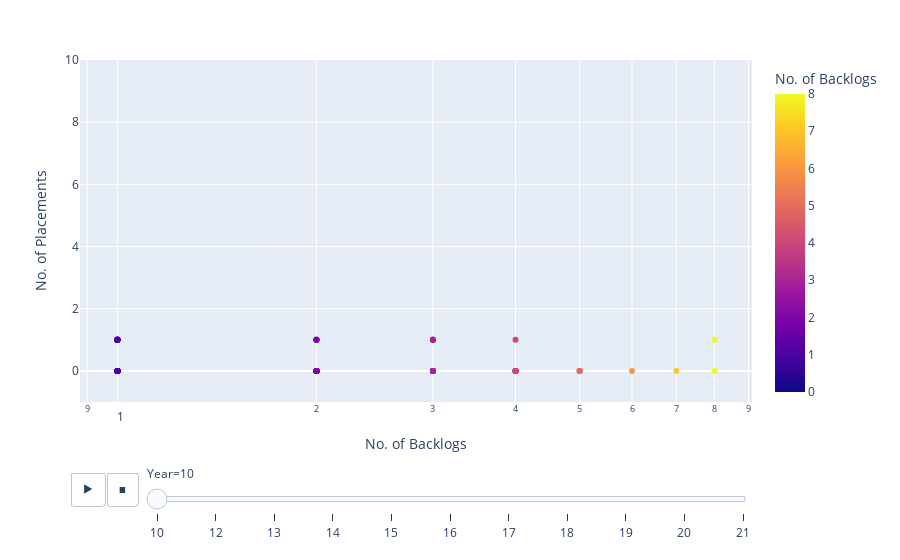

The code cell stored with this chart in its notebook:
### Code cell
#relationship is non-linear so we do log transform
px.scatter(df,x='No. of Backlogs',y='No. of Placements',
           animation_frame='Year',range_y=[-1,10]
           ,log_x=True,color='No. of Backlogs')

### Figure 1 — Plotly figure (JSON) as saved in the notebook; plotly's stock layout.template omitted (floating-point values rounded to 4 significant figures; data arrays with more than 128 entries replaced by an {"elided": "..."} marker saying what was removed)
{"data": [{"hovertemplate": "Year=10<br>No. of Backlogs=%{marker.color}<br>No. of Placements=%{y}<extra></extra>", "legendgroup": "", "marker": {"color": {"elided": "662 int values"}, "coloraxis": "coloraxis", "symbol": "circle"}, "mode": "markers", "name": "", "orientation": "v", "showlegend": false, "type": "scatter", "x": {"elided": "662 int values"}, "xaxis": "x", "y": {"elided": "662 int values"}, "yaxis": "y"}], "layout": {"coloraxis": {"colorbar": {"title": {"text": "No. of Backlogs"}}, "colorscale": [[0, "#0d0887"], [0.1111, "#46039f"], [0.2222, "#7201a8"], [0.3333, "#9c179e"], [0.4444, "#bd3786"], [0.5556, "#d8576b"], [0.6667, "#ed7953"], [0.7778, "#fb9f3a"], [0.8889, "#fdca26"], [1, "#f0f921"]]}, "legend": {"tracegroupgap": 0}, "margin": {"t": 60}, "sliders": [{"active": 0, "currentvalue": {"prefix": "Year="}, "len": 0.9, "pad": {"b": 10, "t": 60}, "steps": [{"args": [["10"], {"frame": {"duration": 0, "redraw": false}, "fromcurrent": true, "mode": "immediate", "transition": {"duration": 0, "easing": "linear"}}], "label": "10", "method": "animate"}, {"args": [["12"], {"frame": {"duration": 0, "redraw": false}, "fromcurrent": true, "mode": "immediate", "transition": {"duration": 0, "easing": "linear"}}], "label": "12", "method": "animate"}, {"args": [["13"], {"frame": {"duration": 0, "redraw": false}, "fromcurrent": true, "mode": "immediate", "transition": {"duration": 0, "easing": "linear"}}], "label": "13", "method": "animate"}, {"args": [["14"], {"frame": {"duration": 0, "redraw": false}, "fromcurrent": true, "mode": "immediate", "transition": {"duration": 0, "easing": "linear"}}], "label": "14", "method": "animate"}, {"args": [["15"], {"frame": {"duration": 0, "redraw": false}, "fromcurrent": true, "mode": "immediate", "transition": {"duration": 0, "easing": "linear"}}], "label": "15", "method": "animate"}, {"args": [["16"], {"frame": {"duration": 0, "redraw": false}, "fromcurrent": true, "mode": "immediate", "transition": {"duration": 0, "easing": "linear"}}], "label": "16", "method": "animate"}, {"args": [["17"], {"frame": {"duration": 0, "redraw": false}, "fromcurrent": true, "mode": "immediate", "transition": {"duration": 0, "easing": "linear"}}], "label": "17", "method": "animate"}, {"args": [["18"], {"frame": {"duration": 0, "redraw": false}, "fromcurrent": true, "mode": "immediate", "transition": {"duration": 0, "easing": "linear"}}], "label": "18", "method": "animate"}, {"args": [["19"], {"frame": {"duration": 0, "redraw": false}, "fromcurrent": true, "mode": "immediate", "transition": {"duration": 0, "easing": "linear"}}], "label": "19", "method": "animate"}, {"args": [["20"], {"frame": {"duration": 0, "redraw": false}, "fromcurrent": true, "mode": "immediate", "transition": {"duration": 0, "easing": "linear"}}], "label": "20", "method": "animate"}, {"args": [["21"], {"frame": {"duration": 0, "redraw": false}, "fromcurrent": true, "mode": "immediate", "transition": {"duration": 0, "easing": "linear"}}], "label": "21", "method": "animate"}], "x": 0.1, "xanchor": "left", "y": 0, "yanchor": "top"}], "updatemenus": [{"buttons": [{"args": [null, {"frame": {"duration": 500, "redraw": false}, "fromcurrent": true, "mode": "immediate", "transition": {"duration": 500, "easing": "linear"}}], "label": "&#9654;", "method": "animate"}, {"args": [[null], {"frame": {"duration": 0, "redraw": false}, "fromcurrent": true, "mode": "immediate", "transition": {"duration": 0, "easing": "linear"}}], "label": "&#9724;", "method": "animate"}], "direction": "left", "pad": {"r": 10, "t": 70}, "showactive": false, "type": "buttons", "x": 0.1, "xanchor": "right", "y": 0, "yanchor": "top"}], "xaxis": {"anchor": "y", "domain": [0, 1], "title": {"text": "No. of Backlogs"}, "type": "log"}, "yaxis": {"anchor": "x", "domain": [0, 1], "range": [-1, 10], "title": {"text": "No. of Placements"}}}}
